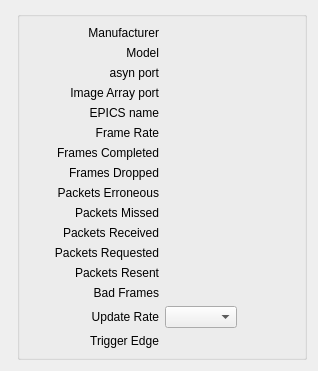
      <widget class="QWidget" name="Info">
       <attribute name="title">
        <string>Info</string>
       </attribute>
       <layout class="QFormLayout" name="formLayout_6">
        <property name="fieldGrowthPolicy">
         <enum>QFormLayout::AllNonFixedFieldsGrow</enum>
        </property>
        <item row="2" column="1">
         <widget class="QGroupBox" name="groupBox_8">
          <property name="maximumSize">
           <size>
            <width>300</width>
            <height>16777215</height>
           </size>
          </property>
          <property name="title">
           <string/>
          </property>
          <layout class="QFormLayout" name="formLayout">
           <property name="fieldGrowthPolicy">
            <enum>QFormLayout::AllNonFixedFieldsGrow</enum>
           </property>
           <item row="0" column="0">
            <layout class="QGridLayout" name="gridLayout_14">
             <item row="2" column="2">
              <widget class="QELabel" name="qelabel_27">
               <property name="variable" stdset="0">
                <string>$(P):cam1:PortName_RBV</string>
               </property>
               <property name="variableSubstitutions" stdset="0">
                <string>P=13PS50</string>
               </property>
              </widget>
             </item>
             <item row="2" column="1">
              <widget class="QLabel" name="label_25">
               <property name="text">
                <string>asyn port</string>
               </property>
               <property name="alignment">
                <set>Qt::AlignRight|Qt::AlignTrailing|Qt::AlignVCenter</set>
               </property>
              </widget>
             </item>
             <item row="1" column="2">
              <widget class="QELabel" name="qelabel_26">
               <property name="variable" stdset="0">
                <string>$(P):cam1:Model_RBV</string>
               </property>
               <property name="variableSubstitutions" stdset="0">
                <string>P=13PS50</string>
               </property>
              </widget>
             </item>
             <item row="4" column="1">
              <widget class="QLabel" name="label_27">
               <property name="text">
                <string>EPICS name</string>
               </property>
               <property name="alignment">
                <set>Qt::AlignRight|Qt::AlignTrailing|Qt::AlignVCenter</set>
               </property>
              </widget>
             </item>
             <item row="4" column="2">
              <widget class="QELabel" name="qelabel_48">
               <property name="styleSheet">
                <string notr="true"/>
               </property>
               <property name="variable" stdset="0">
                <string>$(P):cam1:BI:EPICS:NAME.DESC</string>
               </property>
               <property name="variableSubstitutions" stdset="0">
                <string>P=13PS50</string>
               </property>
              </widget>
             </item>
             <item row="1" column="1">
              <widget class="QLabel" name="label_24">
               <property name="text">
                <string>Model</string>
               </property>
               <property name="alignment">
                <set>Qt::AlignRight|Qt::AlignTrailing|Qt::AlignVCenter</set>
               </property>
              </widget>
             </item>
             <item row="0" column="2">
              <widget class="QELabel" name="qelabel_25">
               <property name="sizePolicy">
                <sizepolicy hsizetype="Minimum" vsizetype="Preferred">
                 <horstretch>0</horstretch>
                 <verstretch>0</verstretch>
                </sizepolicy>
               </property>
               <property name="minimumSize">
                <size>
                 <width>130</width>
                 <height>0</height>
                </size>
               </property>
               <property name="variable" stdset="0">
                <string>$(P):cam1:Manufacturer_RBV</string>
               </property>
               <property name="variableSubstitutions" stdset="0">
                <string>P=13PS50</string>
               </property>
              </widget>
             </item>
             <item row="0" column="1">
              <widget class="QLabel" name="label_23">
               <property name="sizePolicy">
                <sizepolicy hsizetype="Minimum" vsizetype="Preferred">
                 <horstretch>0</horstretch>
                 <verstretch>0</verstretch>
                </sizepolicy>
               </property>
               <property name="minimumSize">
                <size>
                 <width>130</width>
                 <height>0</height>
                </size>
               </property>
               <property name="text">
                <string>Manufacturer</string>
               </property>
               <property name="alignment">
                <set>Qt::AlignRight|Qt::AlignTrailing|Qt::AlignVCenter</set>
               </property>
              </widget>
             </item>
             <item row="10" column="1">
              <widget class="QLabel" name="label_34">
               <property name="text">
                <string>Packets Received</string>
               </property>
               <property name="alignment">
                <set>Qt::AlignRight|Qt::AlignTrailing|Qt::AlignVCenter</set>
               </property>
              </widget>
             </item>
             <item row="8" column="1">
              <widget class="QLabel" name="label_32">
               <property name="text">
                <string>Packets Erroneous</string>
               </property>
               <property name="alignment">
                <set>Qt::AlignRight|Qt::AlignTrailing|Qt::AlignVCenter</set>
               </property>
              </widget>
             </item>
             <item row="9" column="2">
              <widget class="QELabel" name="qelabel_58">
               <property name="styleSheet">
                <string notr="true"/>
               </property>
               <property name="variable" stdset="0">
                <string>$(P):cam1:PSPacketsMissed_RBV</string>
               </property>
               <property name="variableSubstitutions" stdset="0">
                <string>P=13PS50</string>
               </property>
              </widget>
             </item>
             <item row="10" column="2">
              <widget class="QELabel" name="qelabel_62">
               <property name="styleSheet">
                <string notr="true"/>
               </property>
               <property name="variable" stdset="0">
                <string>$(P):cam1:PSPacketsReceived_RBV</string>
               </property>
               <property name="variableSubstitutions" stdset="0">
                <string>P=13PS50</string>
               </property>
              </widget>
             </item>
             <item row="8" column="2">
              <widget class="QELabel" name="qelabel_55">
               <property name="styleSheet">
                <string notr="true"/>
               </property>
               <property name="variable" stdset="0">
                <string>$(P):cam1:PSPacketsErroneous_RBV</string>
               </property>
               <property name="variableSubstitutions" stdset="0">
                <string>P=13PS50</string>
               </property>
              </widget>
             </item>
             <item row="7" column="1">
              <widget class="QLabel" name="label_31">
               <property name="text">
                <string>Frames Dropped</string>
               </property>
               <property name="alignment">
                <set>Qt::AlignRight|Qt::AlignTrailing|Qt::AlignVCenter</set>
               </property>
              </widget>
             </item>
             <item row="6" column="2">
              <widget class="QELabel" name="qelabel_51">
               <property name="styleSheet">
                <string notr="true"/>
               </property>
               <property name="variable" stdset="0">
                <string>$(P):cam1:PSFramesCompleted_RBV</string>
               </property>
               <property name="variableSubstitutions" stdset="0">
                <string>P=13PS50</string>
               </property>
              </widget>
             </item>
             <item row="12" column="1">
              <widget class="QLabel" name="label_36">
               <property name="text">
                <string>Packets Resent</string>
               </property>
               <property name="alignment">
                <set>Qt::AlignRight|Qt::AlignTrailing|Qt::AlignVCenter</set>
               </property>
              </widget>
             </item>
             <item row="6" column="1">
              <widget class="QLabel" name="label_30">
               <property name="text">
                <string>Frames Completed</string>
               </property>
               <property name="alignment">
                <set>Qt::AlignRight|Qt::AlignTrailing|Qt::AlignVCenter</set>
               </property>
              </widget>
             </item>
             <item row="7" column="2">
              <widget class="QELabel" name="qelabel_54">
               <property name="styleSheet">
                <string notr="true"/>
               </property>
               <property name="variable" stdset="0">
                <string>$(P):cam1:PSFramesDropped_RBV</string>
               </property>
               <property name="variableSubstitutions" stdset="0">
                <string>P=13PS50</string>
               </property>
              </widget>
             </item>
             <item row="5" column="1">
              <widget class="QLabel" name="label_29">
               <property name="text">
                <string>Frame Rate</string>
               </property>
               <property name="alignment">
                <set>Qt::AlignRight|Qt::AlignTrailing|Qt::AlignVCenter</set>
               </property>
              </widget>
             </item>
             <item row="9" column="1">
              <widget class="QLabel" name="label_33">
               <property name="text">
                <string>Packets Missed</string>
               </property>
               <property name="alignment">
                <set>Qt::AlignRight|Qt::AlignTrailing|Qt::AlignVCenter</set>
               </property>
              </widget>
             </item>
             <item row="11" column="1">
              <widget class="QLabel" name="label_35">
               <property name="text">
                <string>Packets Requested</string>
               </property>
               <property name="alignment">
                <set>Qt::AlignRight|Qt::AlignTrailing|Qt::AlignVCenter</set>
               </property>
              </widget>
             </item>
             <item row="13" column="1">
              <widget class="QLabel" name="label_37">
               <property name="text">
                <string>Bad Frames</string>
               </property>
               <property name="alignment">
                <set>Qt::AlignRight|Qt::AlignTrailing|Qt::AlignVCenter</set>
               </property>
              </widget>
             </item>
             <item row="11" column="2">
              <widget class="QELabel" name="qelabel_64">
               <property name="styleSheet">
                <string notr="true"/>
               </property>
               <property name="variable" stdset="0">
                <string>$(P):cam1:PSPacketsRequested_RBV</string>
               </property>
               <property name="variableSubstitutions" stdset="0">
                <string>P=13PS50</string>
               </property>
              </widget>
             </item>
             <item row="14" column="2">
              <widget class="QEComboBox" name="qecombobox_11">
               <property name="sizePolicy">
                <sizepolicy hsizetype="Fixed" vsizetype="Fixed">
                 <horstretch>0</horstretch>
                 <verstretch>0</verstretch>
                </sizepolicy>
               </property>
               <property name="variable" stdset="0">
                <string>$(P):cam1:PSReadStatistics.SCAN</string>
               </property>
               <property name="variableSubstitutions" stdset="0">
                <string>P=13PS50</string>
               </property>
               <property name="subscribe">
                <bool>true</bool>
               </property>
              </widget>
             </item>
             <item row="5" column="2">
              <widget class="QELabel" name="qelabel_49">
               <property name="styleSheet">
                <string notr="true"/>
               </property>
               <property name="variable" stdset="0">
                <string>$(P):cam1:PSFrameRate_RBV</string>
               </property>
               <property name="variableSubstitutions" stdset="0">
                <string>P=13PS50</string>
               </property>
              </widget>
             </item>
             <item row="12" column="2">
              <widget class="QELabel" name="qelabel_65">
               <property name="styleSheet">
                <string notr="true"/>
               </property>
               <property name="variable" stdset="0">
                <string>$(P):cam1:PSPacketsResent_RBV</string>
               </property>
               <property name="variableSubstitutions" stdset="0">
                <string>P=13PS50</string>
               </property>
              </widget>
             </item>
             <item row="13" column="2">
              <widget class="QELabel" name="qelabel_66">
               <property name="styleSheet">
                <string notr="true"/>
               </property>
               <property name="variable" stdset="0">
                <string>$(P):cam1:PSBadFrameCounter_RBV</string>
               </property>
               <property name="variableSubstitutions" stdset="0">
                <string>P=13PS50</string>
               </property>
              </widget>
             </item>
             <item row="14" column="1">
              <widget class="QLabel" name="label_38">
               <property name="text">
                <string>Update Rate</string>
               </property>
               <property name="alignment">
                <set>Qt::AlignRight|Qt::AlignTrailing|Qt::AlignVCenter</set>
               </property>
              </widget>
             </item>
             <item row="15" column="1">
              <widget class="QLabel" name="label_41">
               <property name="text">
                <string>Trigger Edge</string>
               </property>
               <property name="alignment">
                <set>Qt::AlignRight|Qt::AlignTrailing|Qt::AlignVCenter</set>
               </property>
              </widget>
             </item>
             <item row="15" column="2">
              <widget class="QELabel" name="qelabel_67">
               <property name="styleSheet">
                <string notr="true"/>
               </property>
               <property name="variable" stdset="0">
                <string>$(P):cam1:TriggerEvent_RBV</string>
               </property>
               <property name="variableSubstitutions" stdset="0">
                <string>P=13PS50</string>
               </property>
              </widget>
             </item>
             <item row="3" column="1">
              <widget class="QLabel" name="label_42">
               <property name="text">
                <string>Image Array port</string>
               </property>
               <property name="alignment">
                <set>Qt::AlignRight|Qt::AlignTrailing|Qt::AlignVCenter</set>
               </property>
              </widget>
             </item>
             <item row="3" column="2">
              <widget class="QELabel" name="qelabel_33">
               <property name="variable" stdset="0">
                <string>$(P):image1:NDArrayPort</string>
               </property>
               <property name="variableSubstitutions" stdset="0">
                <string>P=13PS50</string>
               </property>
              </widget>
             </item>
            </layout>
           </item>
          </layout>
         </widget>
        </item>
       </layout>
      </widget>
